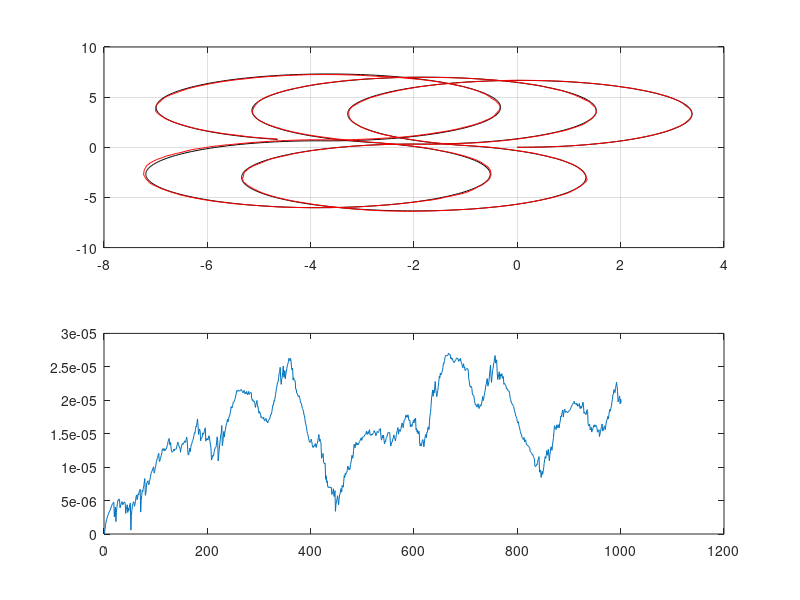

This figure's MATLAB source:
% -------------------------------------------------------
%
% Author : Pratik Shah
% Date : October 2020
% Place : Gandhinagar
% 
% Extended Kalman Filter for Localization of bicycle type 
% four wheeled robot with noisy odometry based on 
% range and bearing sensors.
%
% Reference: Robotics, Vision and Control Fundamental 
% Algorithms in Matlab by Peter Corke (Chapter 6)
%
% For course on Introduction to Robotics
% Autumn 2020-21 CS427 3-0-2-4
% Indian Institute of Information Technology Vadodara
%
%--------------------------------------------------------

clear all;
close all;

v_max = 1; % 1 m/sec
steer_max = 0.5; % 0.5 degrees/sec
dt = 0.1; % sec
s_d = .02; % meters per sample interval
s_theta = 0.5*pi/180; %radians per sample interval
odo_noise = [s_d^2 0; 0 s_theta^2];

% ------- True state ----
x(:,1) = [0;0;0]; % [x,y,theta]

% ------- Odometry corrupted state -----
X = x; X_ = x;
P(:,:,1) = diag([0.005 0.005 0.001].^2);
detPxy(1) = sqrt(det(P(:,:,1)));
detPxy_ = detPxy;

% ------- Deployed Landmark - MAP -------
N = 10; # Number of landmark points
landmark = 10*rand(2,N);

% ------- Landmark sensing noise -------
sigmar = 0.1; sigmab =1*pi/180;
W = diag([sigmar^2 sigmab^2]);

T = 1000;
turn = 1;

for k = 1:T

	v(k) = 1; steer(k) = 0.3;
	if mod(k,200)==0
		% ------- Input -------
		turn = -1*turn;;
	endif
	
	delta_actual(:,k) = [v(k)*dt;turn*steer(k)*dt]; 

	% ------- Odometry ------
	delta_odo(:,k) = delta_actual(:,k)+sqrt(odo_noise)*randn(2,1);
	
	% ------- Actual State ------
	actual_update = [delta_actual(1,k)*cos(x(3,k));
		delta_actual(1,k)*sin(x(3,k));
		delta_actual(2,k)];
	x(:,k+1) = x(:,k) + actual_update;

	% ------- Odo state ------
	odo_update = [delta_odo(1,k)*cos(x(3,k));
		delta_odo(1,k)*sin(x(3,k));
		delta_odo(2,k)];
	X(:,k+1) = X(:,k) + odo_update;
	
	% ------- Predicted State Covariance --------
	Fx = [1 0 -delta_odo(1,k)*sin(X(3,k));
		0 1 delta_odo(1,k)*cos(X(3,k));
		0 0 1];
	Fv = [cos(X(3,k)) 0;
		sin(X(3,k)) 0;
		0 1];
	P(:,:,k+1) = Fx*P(:,:,k)*Fx'+Fv*odo_noise*Fv';

%
	% Landmark sensing
	landmarkIndex = randperm(N,1); # select the landmark index for measuring range and bearing
	z = [norm(landmark(:,landmarkIndex)-x(1:2,k+1));
	atan((landmark(2,landmarkIndex)-x(2,k+1))/(landmark(1,landmarkIndex)-x(1,k+1)))-x(3,k+1)]+sqrt(W)*randn(2,1);	
	
	% Calculate innovation
	dY = landmark(2,landmarkIndex)-X(2,k+1);
	dX = landmark(1,landmarkIndex)-X(1,k+1);
	r = sqrt(dX^2+dY^2);
	v = z - [r; atan(dY/dX)-X(3,k+1)];

	% Kalman Gain calculation
	Hx = [-dX/r -dY/r 0;dY/r^2 -dX/r^2 -1];
	Hw = [1 0;0 1];
	S = Hx * P(:,:,k+1) * Hx' + Hw * W * Hw';
	K = P(:,:,k+1)*Hx'*inv(S);
	
	% State update equations
	X(:,k+1) = X(:,k+1) + K * v;
	P(:,:,k+1) = P(:,:,k+1) - K*Hx*P(:,:,k+1);
%}
	detPxy(k+1) = sqrt(det(P(:,:,k+1)));
end

figure(1);
%axis([-10 10 -10 10]); hold on; grid on;
subplot(2,1,1);
plot(x(1,:),x(2,:),'k');
hold on;
plot(X(1,:),X(2,:),'r');
grid on;
subplot(2,1,2);
plot(detPxy);
